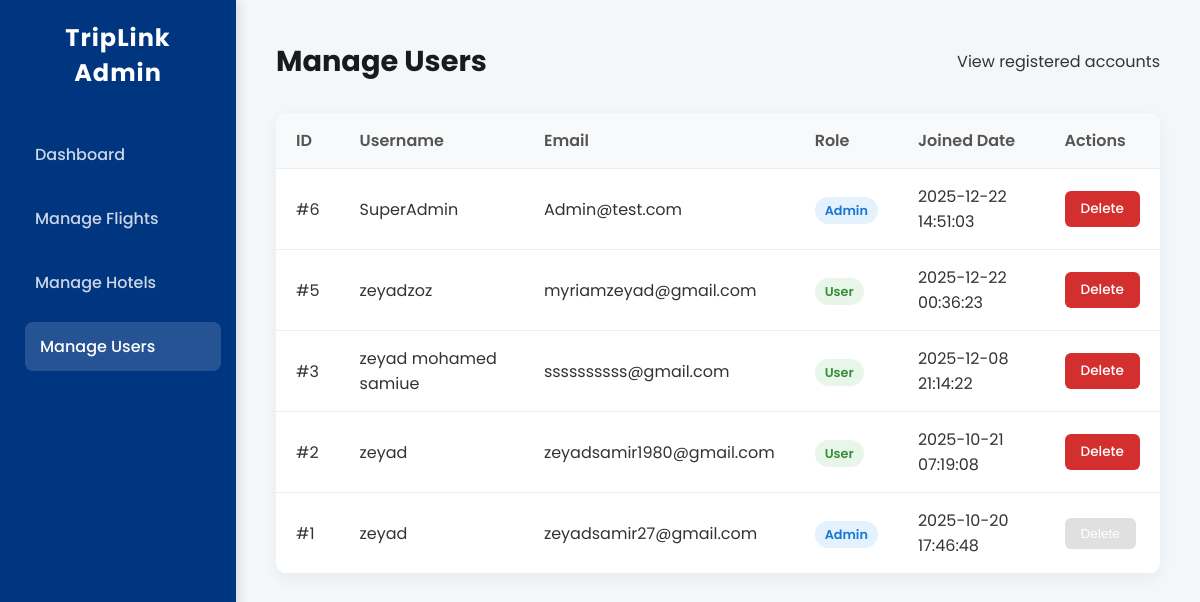
The page /app/Views/manageUser.php (signed in) on the database its author committed.
### tables this page shows
CREATE TABLE `users` (
  `id` int(11) NOT NULL,
  `username` varchar(50) NOT NULL,
  `email` varchar(100) NOT NULL,
  `password` varchar(255) NOT NULL,
  `created_at` timestamp NOT NULL DEFAULT current_timestamp(),
  `role` enum('admin','user') NOT NULL DEFAULT 'user'
);

### app/Views/manageUser.php (the view, shortened to what this page needs)
<?php
$pdo = Database::getInstance()->getConnection();
try {
    $stmt = $pdo->query("SELECT * FROM users ORDER BY created_at DESC");
    $users = $stmt->fetchAll(PDO::FETCH_ASSOC);
} catch(PDOException $e) {
    die("Database error: " . $e->getMessage());
}
?>
<!DOCTYPE html>
<html lang="en">
<head>
    <link rel="stylesheet" href="/TripLink/public/css/base.css">
    <link rel="stylesheet" href="/TripLink/public/css/admin.css">
</head>
<body>
    <div class="sidebar">
        <h2>TripLink Admin</h2>
        <ul class="nav-links">
            <li><a href="admin.php">Dashboard</a></li>
             <li><a href="manageFlight.php">Manage Flights</a></li>
            <li><a href="manageHotel.php">Manage Hotels</a></li>
            <li><a href="manageUser.php" class="active">Manage Users</a></li>
        </ul>
    </div>
    <div class="main-content">
        <div class="header">
            <h1>Manage Users</h1>
            <p>View registered accounts</p>
        </div>
        <table class="data-table">
            <thead>
                <tr>
                    <th>ID</th>
                    <th>Username</th>
                    <th>Email</th>
                    <th>Role</th>
                    <th>Joined Date</th>
                    <th>Actions</th>
                </tr>
            </thead>
            <tbody>
                <?php if (count($users) > 0): ?>
                    <?php foreach ($users as $user): ?>
                    <tr>
                        <td>#<?php echo $user['id']; ?></td>
                        <td><?php echo htmlspecialchars($user['username']); ?></td>
                        <td><?php echo htmlspecialchars($user['email']); ?></td>
                        <td>
                            <span class="role-badge <?php echo ($user['role'] == 'admin') ? 'role-admin' : 'role-user'; ?>">
                                <?php echo ucfirst($user['role']); ?>
                            </span>
                        </td>
                        <td><?php echo $user['created_at']; ?></td>
                        <td>
                            <?php if ($user['id'] == $_SESSION['user_id']): ?>
                                <button class="delete-btn" disabled title="You cannot delete your own account">Delete</button>
                            <?php else: ?>
                                <a href="manageUser.php?delete=<?php echo $user['id']; ?>"
                                   class="delete-btn"
                                   onclick="return confirm('Are you sure you want to delete user: <?php echo htmlspecialchars($user['username']); ?>? This action cannot be undone.');">
                                    Delete
                                </a>
                            <?php endif; ?>
                        </td>
                    </tr>
                    <?php endforeach; ?>
                <?php endif; ?>
            </tbody>
        </table>
    </div>
</body>
</html>

### public/css/base.css (style rules this page uses)
* { margin: 0; padding: 0; box-sizing: border-box; }
:root { --booking-blue: #003580; --booking-blue-light: #004cb8; --booking-orange: #febb02; --booking-orange-hover: #e3a802; --light-bg: #f4f7f9; --text-dark: #1a1a1a; --gradient-bg: linear-gradient(135deg, #f0f4f8 0%, #d9e2ec 100%); }
body { font-family: 'Poppins', sans-serif; -webkit-font-smoothing: antialiased; -moz-osx-font-smoothing: grayscale; }

### public/css/admin.css (style rules this page uses)
body { background: #f4f7fa; color: #333; display: flex; min-height: 100vh; }
.sidebar { width: 260px; background: #003580; color: white; display: flex; flex-direction: column; padding: 20px; box-shadow: 4px 0 10px rgba(0,0,0,0.1); }
.sidebar h2 { font-size: 1.5rem; margin-bottom: 40px; text-align: center; letter-spacing: 1px; font-weight: 700; }
.nav-links { list-style: none; flex-grow: 1; }
.nav-links li { margin-bottom: 15px; }
.nav-links a { text-decoration: none; color: rgba(255,255,255,0.8); font-size: 1rem; display: block; padding: 12px 15px; border-radius: 8px; transition: all 0.3s ease; font-weight: 500; }
.nav-links a:hover, .nav-links a.active { background: rgba(255,255,255,0.15); color: white; transform: translateX(5px); }
.main-content { flex-grow: 1; padding: 40px; }
.header { display: flex; justify-content: space-between; align-items: center; margin-bottom: 30px; }
.header h1 { color: #1a1a1a; font-size: 1.8rem; }
.data-table { width: 100%; background: white; border-radius: 12px; overflow: hidden; box-shadow: 0 5px 15px rgba(0,0,0,0.05); border-collapse: collapse; }
.data-table th, .data-table td { padding: 15px 20px; text-align: left; border-bottom: 1px solid #eee; }
.data-table th { background: #f8f9fa; color: #555; font-weight: 600; }
.role-badge { padding: 5px 10px; border-radius: 20px; font-size: 0.8rem; font-weight: 600; }
.role-admin { background: #e3f2fd; color: #1976d2; }
.role-user { background: #e8f5e9; color: #388e3c; }
.delete-btn { background: #d32f2f; color: white; border: none; padding: 8px 16px; border-radius: 6px; cursor: pointer; font-size: 0.85rem; font-weight: 500; transition: all 0.3s ease; text-decoration: none; display: inline-block; }
.delete-btn:disabled { background: #ccc; cursor: not-allowed; opacity: 0.6; }

### rows shown on the page
users: id "6", username "SuperAdmin", email "Admin@test.com", role "Admin", created_at "2025-12-22 14:51:03"
users: id "5", username "zeyadzoz", email "myriamzeyad@gmail.com", role "User", created_at "2025-12-22 00:36:23"
users: id "3", username "zeyad mohamed samiue", email "ssssssssss@gmail.com", role "User", created_at "2025-12-08 21:14:22"
users: id "2", username "zeyad", email "zeyadsamir1980@gmail.com", role "User", created_at "2025-10-21 07:19:08"
users: id "1", username "zeyad", email "zeyadsamir27@gmail.com", role "Admin", created_at "2025-10-20 17:46:48", shows "Delete"
